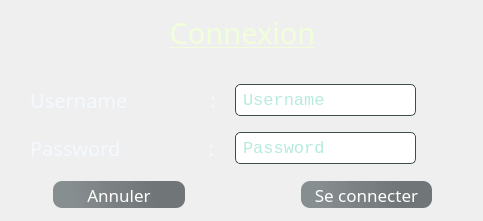
         <widget class="QWidget" name="ConnexionPages">
          <property name="styleSheet">
           <string notr="true">background-image: url(:/img/icon/im (15).JPG);</string>
          </property>
          <layout class="QGridLayout" name="gridLayout_5">
           <item row="0" column="0">
            <widget class="QGroupBox" name="groupBox_40">
             <property name="sizePolicy">
              <sizepolicy hsizetype="Expanding" vsizetype="Expanding">
               <horstretch>0</horstretch>
               <verstretch>0</verstretch>
              </sizepolicy>
             </property>
             <property name="maximumSize">
              <size>
               <width>660</width>
               <height>265</height>
              </size>
             </property>
             <property name="styleSheet">
              <string notr="true">border-radius:6px;</string>
             </property>
             <property name="title">
              <string/>
             </property>
             <layout class="QVBoxLayout" name="verticalLayout">
              <property name="spacing">
               <number>2</number>
              </property>
              <property name="leftMargin">
               <number>2</number>
              </property>
              <property name="topMargin">
               <number>2</number>
              </property>
              <property name="rightMargin">
               <number>0</number>
              </property>
              <property name="bottomMargin">
               <number>2</number>
              </property>
              <item>
               <widget class="QGroupBox" name="groupBox_43">
                <property name="maximumSize">
                 <size>
                  <width>16777215</width>
                  <height>53</height>
                 </size>
                </property>
                <property name="title">
                 <string/>
                </property>
                <layout class="QVBoxLayout" name="verticalLayout_24">
                 <property name="spacing">
                  <number>0</number>
                 </property>
                 <property name="leftMargin">
                  <number>0</number>
                 </property>
                 <property name="topMargin">
                  <number>0</number>
                 </property>
                 <property name="rightMargin">
                  <number>0</number>
                 </property>
                 <property name="bottomMargin">
                  <number>0</number>
                 </property>
                 <item>
                  <widget class="QLabel" name="label_33">
                   <property name="sizePolicy">
                    <sizepolicy hsizetype="Preferred" vsizetype="Expanding">
                     <horstretch>0</horstretch>
                     <verstretch>0</verstretch>
                    </sizepolicy>
                   </property>
                   <property name="maximumSize">
                    <size>
                     <width>16777215</width>
                     <height>43</height>
                    </size>
                   </property>
                   <property name="font">
                    <font>
                     <family>Corbel Light</family>
                     <pointsize>22</pointsize>
                     <underline>true</underline>
                    </font>
                   </property>
                   <property name="styleSheet">
                    <string notr="true">color: rgb(240, 255, 217);</string>
                   </property>
                   <property name="text">
                    <string>Connexion</string>
                   </property>
                   <property name="alignment">
                    <set>Qt::AlignHCenter|Qt::AlignTop</set>
                   </property>
                  </widget>
                 </item>
                </layout>
               </widget>
              </item>
              <item>
               <widget class="QGroupBox" name="groupBox_42">
                <property name="title">
                 <string/>
                </property>
                <property name="alignment">
                 <set>Qt::AlignJustify|Qt::AlignTop</set>
                </property>
                <layout class="QFormLayout" name="formLayout_4">
                 <property name="horizontalSpacing">
                  <number>17</number>
                 </property>
                 <property name="verticalSpacing">
                  <number>16</number>
                 </property>
                 <property name="leftMargin">
                  <number>15</number>
                 </property>
                 <property name="topMargin">
                  <number>29</number>
                 </property>
                 <property name="rightMargin">
                  <number>56</number>
                 </property>
                 <property name="bottomMargin">
                  <number>15</number>
                 </property>
                 <item row="0" column="0">
                  <widget class="QLabel" name="label_31">
                   <property name="sizePolicy">
                    <sizepolicy hsizetype="Preferred" vsizetype="Expanding">
                     <horstretch>0</horstretch>
                     <verstretch>0</verstretch>
                    </sizepolicy>
                   </property>
                   <property name="maximumSize">
                    <size>
                     <width>16777215</width>
                     <height>34</height>
                    </size>
                   </property>
                   <property name="font">
                    <font>
                     <family>Corbel</family>
                     <pointsize>15</pointsize>
                     <weight>50</weight>
                     <italic>false</italic>
                     <bold>false</bold>
                    </font>
                   </property>
                   <property name="styleSheet">
                    <string notr="true">color: rgb(243, 249, 255);
border-radius :3px;
padding : 2px;</string>
                   </property>
                   <property name="text">
                    <string>Username                :</string>
                   </property>
                   <property name="alignment">
                    <set>Qt::AlignCenter</set>
                   </property>
                  </widget>
                 </item>
                 <item row="0" column="1">
                  <widget class="QLineEdit" name="username">
                   <property name="sizePolicy">
                    <sizepolicy hsizetype="Expanding" vsizetype="Expanding">
                     <horstretch>0</horstretch>
                     <verstretch>0</verstretch>
                    </sizepolicy>
                   </property>
                   <property name="maximumSize">
                    <size>
                     <width>16777215</width>
                     <height>35</height>
                    </size>
                   </property>
                   <property name="font">
                    <font>
                     <family>Consolas</family>
                     <pointsize>13</pointsize>
                     <weight>50</weight>
                     <italic>false</italic>
                     <bold>false</bold>
                    </font>
                   </property>
                   <property name="styleSheet">
                    <string notr="true">#username:hover{
	border-radius :5px;
border : 1px solid rgb(115, 132, 153);
	background-color: qlineargradient(spread:pad, x1:0, y1:0.573636, x2:1, y2:0.545, stop:0.162679 rgba(29, 43, 46, 83), stop:0.698565 rgba(29, 43, 46, 141));
}
#username{
	border : 1px solid rgb(61, 77, 77);
	border-radius :5px;
	padding-left:5px;
	color: rgb(111, 213, 188);
	font: 13pt &quot;Consolas&quot;;
}</string>
                   </property>
                   <property name="placeholderText">
                    <string>Username</string>
                   </property>
                  </widget>
                 </item>
                 <item row="1" column="0">
                  <widget class="QLabel" name="label_32">
                   <property name="font">
                    <font>
                     <family>Corbel</family>
                     <pointsize>15</pointsize>
                    </font>
                   </property>
                   <property name="styleSheet">
                    <string notr="true">color: rgb(243, 249, 255);
border-radius :3px;
padding : 2px;</string>
                   </property>
                   <property name="text">
                    <string>Password                 :</string>
                   </property>
                   <property name="alignment">
                    <set>Qt::AlignCenter</set>
                   </property>
                  </widget>
                 </item>
                 <item row="1" column="1">
                  <widget class="QLineEdit" name="password">
                   <property name="maximumSize">
                    <size>
                     <width>16777215</width>
                     <height>35</height>
                    </size>
                   </property>
                   <property name="font">
                    <font>
                     <family>Consolas</family>
                     <pointsize>13</pointsize>
                     <weight>50</weight>
                     <italic>false</italic>
                     <bold>false</bold>
                    </font>
                   </property>
                   <property name="styleSheet">
                    <string notr="true">#password:hover{
	border-radius :5px;
border : 1px solid rgb(115, 132, 153);
	background-color: qlineargradient(spread:pad, x1:0, y1:0.573636, x2:1, y2:0.545, stop:0.162679 rgba(29, 43, 46, 83), stop:0.698565 rgba(29, 43, 46, 141));
}
#password{
border-radius :5px;
border : 1px solid rgb(61, 77, 77);
padding-left:5px;
color: rgb(111, 213, 188);
	font: 13pt &quot;Consolas&quot;;
}</string>
                   </property>
                   <property name="echoMode">
                    <enum>QLineEdit::Password</enum>
                   </property>
                   <property name="placeholderText">
                    <string>Password</string>
                   </property>
                  </widget>
                 </item>
                </layout>
               </widget>
              </item>
              <item>
               <widget class="QGroupBox" name="groupBox_41">
                <property name="sizePolicy">
                 <sizepolicy hsizetype="Preferred" vsizetype="Expanding">
                  <horstretch>0</horstretch>
                  <verstretch>0</verstretch>
                 </sizepolicy>
                </property>
                <property name="maximumSize">
                 <size>
                  <width>16777215</width>
                  <height>50</height>
                 </size>
                </property>
                <property name="styleSheet">
                 <string notr="true">border-radius : 1px;
color: rgb(255, 255, 255);</string>
                </property>
                <property name="title">
                 <string/>
                </property>
                <property name="alignment">
                 <set>Qt::AlignHCenter|Qt::AlignTop</set>
                </property>
                <layout class="QHBoxLayout" name="horizontalLayout_18">
                 <property name="spacing">
                  <number>116</number>
                 </property>
                 <property name="leftMargin">
                  <number>40</number>
                 </property>
                 <property name="topMargin">
                  <number>0</number>
                 </property>
                 <property name="rightMargin">
                  <number>40</number>
                 </property>
                 <property name="bottomMargin">
                  <number>0</number>
                 </property>
                 <item>
                  <widget class="QToolButton" name="annulConnection">
                   <property name="sizePolicy">
                    <sizepolicy hsizetype="Preferred" vsizetype="Expanding">
                     <horstretch>0</horstretch>
                     <verstretch>0</verstretch>
                    </sizepolicy>
                   </property>
                   <property name="maximumSize">
                    <size>
                     <width>16777215</width>
                     <height>29</height>
                    </size>
                   </property>
                   <property name="font">
                    <font>
                     <family>Corbel</family>
                     <pointsize>13</pointsize>
                    </font>
                   </property>
                   <property name="styleSheet">
                    <string notr="true">#annulConnection:hover{
	font: 12pt &quot;Corbel&quot;;
	border-radius :9px;
/*	border : 1px solid rgb(115, 132, 153);	*/
	background-color: qlineargradient(spread:pad, x1:0.0301508, y1:0.5, x2:0.944, y2:0.55, stop:0.0753769 rgba(6, 82, 96, 52), stop:0.784689 rgba(4, 111, 119, 57));
	color: rgb(27, 253, 238);
}
#annulConnection{
border-radius :9px;
background-color: rgb(56, 62, 68);
background-color: qlineargradient(spread:pad, x1:0, y1:0.573636, x2:1, y2:0.545, stop:0.133971 rgba(21, 35, 40, 122), stop:0.77512 rgba(14, 23, 26, 144));
/*	border : 1px solid rgb(61, 77, 77);	 */
}</string>
                   </property>
                   <property name="text">
                    <string>Annuler</string>
                   </property>
                  </widget>
                 </item>
                 <item>
                  <widget class="QToolButton" name="seConnecter">
                   <property name="sizePolicy">
                    <sizepolicy hsizetype="Preferred" vsizetype="Expanding">
                     <horstretch>0</horstretch>
                     <verstretch>1</verstretch>
                    </sizepolicy>
                   </property>
                   <property name="maximumSize">
                    <size>
                     <width>16777215</width>
                     <height>29</height>
                    </size>
                   </property>
                   <property name="font">
                    <font>
                     <family>Corbel</family>
                     <pointsize>13</pointsize>
                    </font>
                   </property>
                   <property name="styleSheet">
                    <string notr="true">#seConnecter:hover{
	font: 12pt &quot;Corbel&quot;;
border-radius :9px;
/*	border : 1px solid rgb(115, 132, 153); */
	background-color: qlineargradient(spread:pad, x1:0.0301508, y1:0.5, x2:0.944, y2:0.55, stop:0.0753769 rgba(6, 82, 96, 52), stop:0.784689 rgba(4, 111, 119, 57));
	color: rgb(27, 253, 238);
}

#seConnecter{
border-radius :9px;
background-color: rgb(56, 62, 68);
background-color: qlineargradient(spread:pad, x1:0, y1:0.573636, x2:1, y2:0.545, stop:0.133971 rgba(21, 35, 40, 122), stop:0.77512 rgba(14, 23, 26, 144));
/* border : 1px solid rgb(61, 77, 77); */
}</string>
                   </property>
                   <property name="text">
                    <string>Se connecter</string>
                   </property>
                   <property name="iconSize">
                    <size>
                     <width>16</width>
                     <height>16</height>
                    </size>
                   </property>
                   <property name="autoRepeatDelay">
                    <number>300</number>
                   </property>
                   <property name="autoRepeatInterval">
                    <number>100</number>
                   </property>
                   <property name="popupMode">
                    <enum>QToolButton::DelayedPopup</enum>
                   </property>
                   <property name="arrowType">
                    <enum>Qt::NoArrow</enum>
                   </property>
                  </widget>
                 </item>
                </layout>
               </widget>
              </item>
             </layout>
            </widget>
           </item>
          </layout>
         </widget>
